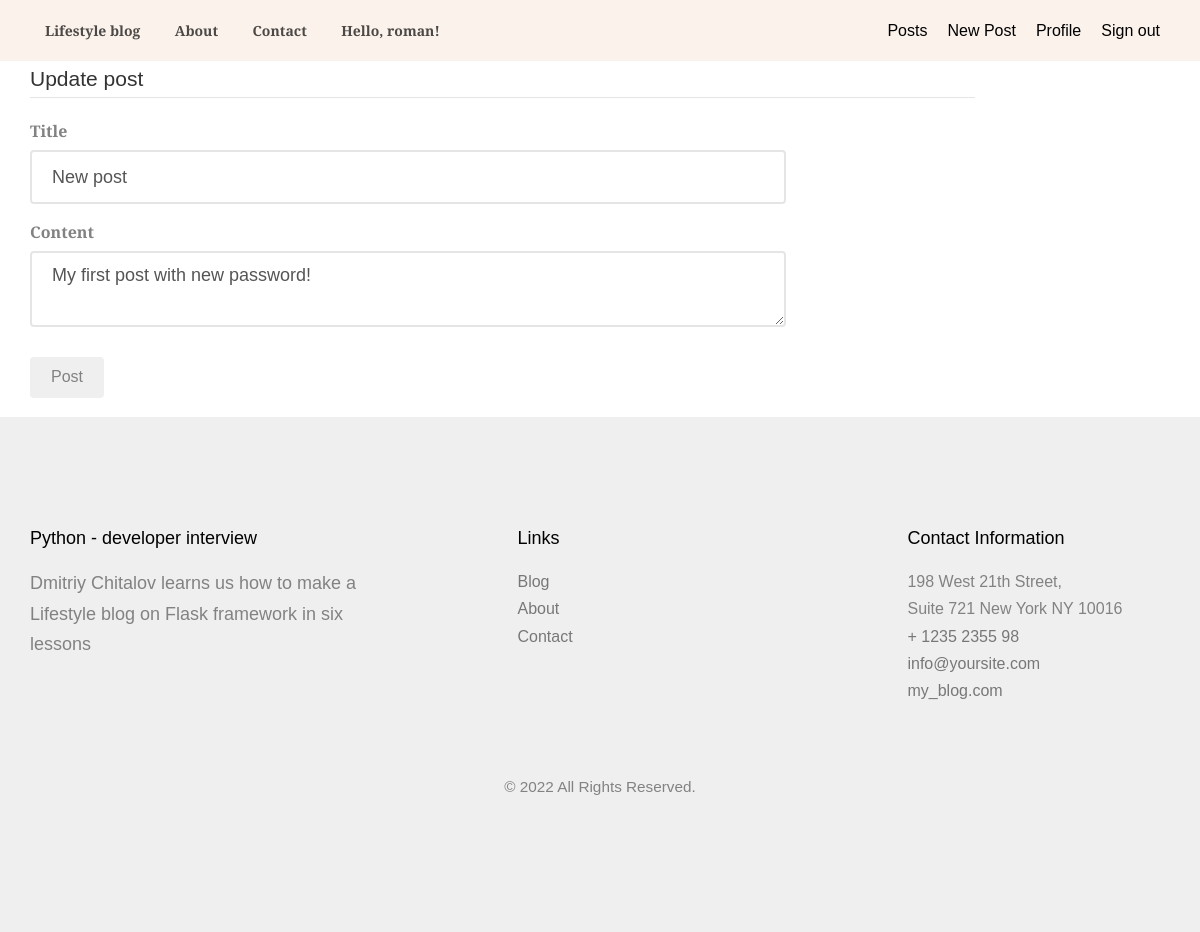
Screenshot of /post/7/update (signed in) with the database file from the repository.
### flask_blog/models.py (models this page shows, shortened)
class User(db.Model, UserMixin):
    id = db.Column(db.Integer, primary_key=True)
    username = db.Column(db.String(20), unique=True, nullable=False)
    email = db.Column(db.String(120), unique=True, nullable=False)
    image_file = db.Column(db.String(20), nullable=False,
                            default='default.png')
    password = db.Column(db.String(60), nullable=False)
    posts = db.relationship('Post', backref='author', lazy=True)

class Post(db.Model):
    id = db.Column(db.Integer, primary_key=True)
    title = db.Column(db.String(100), nullable=False)
    date_posted = db.Column(db.DateTime, nullable=False,
                            default=datetime.utcnow)
    content = db.Column(db.Text, nullable=False)
    user_id = db.Column(db.Integer, db.ForeignKey('user.id'),
						nullable=False)

### flask_blog/posts/routes.py (the view)
@posts.route("/post/<int:post_id>/update", methods=['GET', 'POST'])
@login_required
def update_post(post_id):
    post = Post.query.get_or_404(post_id)
    if post.author != current_user:
        abort(403)
    form = PostForm()
    if form.validate_on_submit():
        post.title = form.title.data
        post.content = form.content.data
        db.session.commit()
        flash('Your post updated!', 'success')
        return redirect(url_for('posts.post', post_id=post.id))
    elif request.method == 'GET':
        form.title.data = post.title
        form.content.data = post.content
    return render_template('create_post.html', title='Update post',
                           form=form, legend='Update post')

### flask_blog/posts/forms.py
class PostForm(FlaskForm):
    title = StringField('Title', validators=[DataRequired()])
    content = TextAreaField('Content', validators=[DataRequired()])
    submit = SubmitField('Post')

### flask_blog/models.py (called while the page is built)
@login_manager.user_loader
def load_user(user_id):
    return User.query.get(int(user_id))

### flask_blog/templates/create_post.html (shortened to what this page needs)
{% extends "layout.html" %}
{% block content %}
<div class="content-section">
    <form method="POST" action="">
        <fieldset class="form-group">
            <legend class="border-bottom mb-4">{{ legend }}</legend>
            <div class="form-group">
                {{ form.title.label(class="form-control-label") }}
                {% if form.title.errors %}
                    {{ form.title(class="form-control form-control-lg is-invalid") }}
                    <div class="invalid-feedback">
                        {% for error in form.title.errors %}
                            <span>{{ error }}</span>
                        {% endfor %}
                    </div>
                {% else %}
                    {{ form.title(class="form-control form-control-lg") }}
                {% endif %}
            </div>
            <div class="form-group">
                {{ form.content.label(class="form-control-label") }}
                {% if form.content.errors %}
                    {{ form.content(class="form-control form-control-lg is-invalid") }}
                    <div class="invalid-feedback">
                        {% for error in form.content.errors %}
                            <span>{{ error }}</span>
                        {% endfor %}
                    </div>
                {% else %}
                    {{ form.content(class="form-control form-control-lg") }}
                {% endif %}
            </div>
        </fieldset>
        <div class="form-group">
            {{ form.submit(class="btn btn-outline-info") }}
        </div>
    </form>
</div>
{% endblock content %}

### flask_blog/templates/layout.html (shortened to what this page needs)
<!DOCTYPE HTML>
<html>
<head>
    <link rel="stylesheet" href="{{ url_for('static', filename='css/animate.css') }}">
    <link rel="stylesheet" href="{{ url_for('static', filename='css/icomoon.css') }}">
    <link rel="stylesheet" href="{{ url_for('static', filename='css/bootstrap.css') }}">
    <link rel="stylesheet" href="{{ url_for('static', filename='css/magnific-popup.css') }}">
    <link rel="stylesheet" href="{{ url_for('static', filename='css/flexslider.css') }}">
    <link rel="stylesheet" href="{{ url_for('static', filename='css/style.css') }}">
</head>
<body>
    <div id="page"><a href="/" class="js-fh5co-nav-toggle fh5co-nav-toggle fh5co-nav-white"></a>
        <nav class="fh5co-nav" role="navigation">
            <div class="container-fluid">
                <div class="row">
                    <div class="top-menu">
                        <div class="container">
                            <div class="row">
                                <div class="col-sm-7 text-left menu-1">
                                    <ul>
                                        <li><a href="/">Lifestyle blog</a></li>
                                        <li><a href="/">About</a></li>
                                        <li><a href="/">Contact</a></li>
                                        {% if current_user.is_authenticated %}
                                        <li><a href="/account">Hello, {{ current_user.username }}!</a></li>
                                        {% endif %}
                                    </ul>
                                </div>
                                <div class="col-sm-5" style="display: flex; justify-content: end">
                                    {% if current_user.is_authenticated %}
                                        <a class="nav-item nav-link navigation-links" href="{{
                                            url_for('posts.allpost') }}"> Posts</a>
                                        <a class="nav-item nav-link navigation-links" href="{{
                                            url_for('posts.new_post') }}"> New Post</a>
                                        <a class="nav-item nav-link navigation-links" href="{{
                                            url_for('users.account') }}">Profile</a>
                                        <a class="nav-item nav-link navigation-links" href="{{
                                            url_for('users.logout') }}">Sign out</a>
                                    {% else %}
                                        <a class="nav-link nav-item navigation-links" href="{{
                                            url_for('users.login') }}">Sign in</a>
                                        <a class="nav-link nav-item navigation-links" href="{{
                                            url_for('users.register') }}">Sign up</a>
                                    {% endif %}
                                </div>
                            </div>
                        </div>
                    </div>
                </div>
            </div>
        </nav>
        <main role="main" class="container">
            <div class="row">
                <div class="col-md-10">
                    {% block content %}{% endblock %}
                </div>
            </div>
        </main>
        <footer id="fh5co-footer" role="contentinfo">
            <div class="container">
                <div class="row row-pb-md">
                    <div class="col-md-4 fh5co-widget">
                        <h4>Python - developer interview</h4>
                        <p>Dmitriy Chitalov learns us how to make a Lifestyle blog on Flask framework in six lessons</p>
                    </div>
                    <div class="col-md-4 col-md-push-1">
                        <h4>Links</h4>
                        <ul class="fh5co-footer-links">
                            <li><a href="/">Blog</a></li>
                            <li><a href="/">About</a></li>
                            <li><a href="/">Contact</a></li>
                        </ul>
                    </div>
                    <div class="col-md-4 col-md-push-1">
                        <h4>Contact Information</h4>
                        <ul class="fh5co-footer-links">
                            <li>198 West 21th Street, <br> Suite 721 New York NY 10016</li>
                            <li><a href="/">+ 1235 2355 98</a></li>
                            <li><a href="/">info@yoursite.com</a></li>
                            <li><a href="/">my_blog.com</a></li>
                        </ul>
                    </div>
                </div>
                <div class="row copyright">
                    <div class="col-md-12 text-center">
                        <p>
                            <small class="block">© 2022 All Rights Reserved.</small>
                        </p>
                    </div>
                </div>
            </div>
        </footer>
    </div>
</body>
</html>

### flask_blog/static/css/style.css (style rules this page uses)
body { font-family: "Josefin Slab", Arial, serif; font-weight: 400; font-size: 16px; line-height: 1.7; color: #828282; }
#page { position: relative; overflow-x: hidden; width: 100%; height: 100%; -webkit-transition: 0.5s; -o-transition: 0.5s; transition: 0.5s; }
a { color: #1d2f3b; -webkit-transition: 0.5s; -o-transition: 0.5s; transition: 0.5s; }
p { margin-bottom: 20px; font-size: 18px; }
h1, h2, h3, h4, h5, h6, figure { color: #000; font-family: "Josefin Slab", Arial, serif; font-weight: 400; margin: 0 0 20px 0; }
.fh5co-nav .top-menu { padding: 12px 0; width: 100%; float: left; position: relative; }
.fh5co-nav .top-menu:before { position: absolute; top: 0; bottom: 0; left: 0; right: 0; content: ''; background: #fbf2eb; }
.fh5co-nav a { padding: 5px 10px; color: #000; }
.fh5co-nav ul { padding: 0; margin: 5px 0 0 0; }
.fh5co-nav ul li { padding: 0; margin: 0; list-style: none; display: inline; font-weight: 700; }
.fh5co-nav ul li a { font-size: 14px; padding: 30px 15px; color: rgba(0, 0, 0, 0.7); -webkit-transition: 0.5s; -o-transition: 0.5s; transition: 0.5s; }
#fh5co-about, #fh5co-content, #fh5co-started, #fh5co-blog, #fh5co-blog-popular, #fh5co-contact, #fh5co-footer { padding: 7em 0; clear: both; }
#fh5co-footer { background: #efefef; }
#fh5co-footer .fh5co-footer-links { padding: 0; margin: 0; }
#fh5co-footer .fh5co-footer-links li { padding: 0; margin: 0; list-style: none; }
#fh5co-footer .fh5co-footer-links li a { color: rgba(0, 0, 0, 0.5); text-decoration: none; }
#fh5co-footer .fh5co-widget { margin-bottom: 30px; }
#fh5co-footer .copyright .block { display: block; }
#fh5co-offcanvas a { color: rgba(255, 255, 255, 0.5); }
#fh5co-offcanvas ul { padding: 0; margin: 0; }
#fh5co-offcanvas ul li { padding: 0; margin: 0; list-style: none; }
.btn { margin-right: 4px; margin-bottom: 4px; font-family: "Josefin Slab", Arial, serif; font-size: 16px; font-weight: 400; -webkit-border-radius: 4px; -moz-border-radius: 4px; -ms-border-radius: 4px; border-radius: 4px; -webkit-transition: 0.5s; -o-transition: 0.5s; transition: 0.5s; padding: 8px 20px; }
.form-control { box-shadow: none; background: transparent; border: 2px solid rgba(0, 0, 0, 0.1); height: 54px; font-size: 18px; font-weight: 300; }
.row-pb-md { padding-bottom: 4em !important; }

### rows the page displays
User: username "roman"
Post: title "New post", content "My first post with new password!"

### other values shown
{{ legend }} "Update post"
